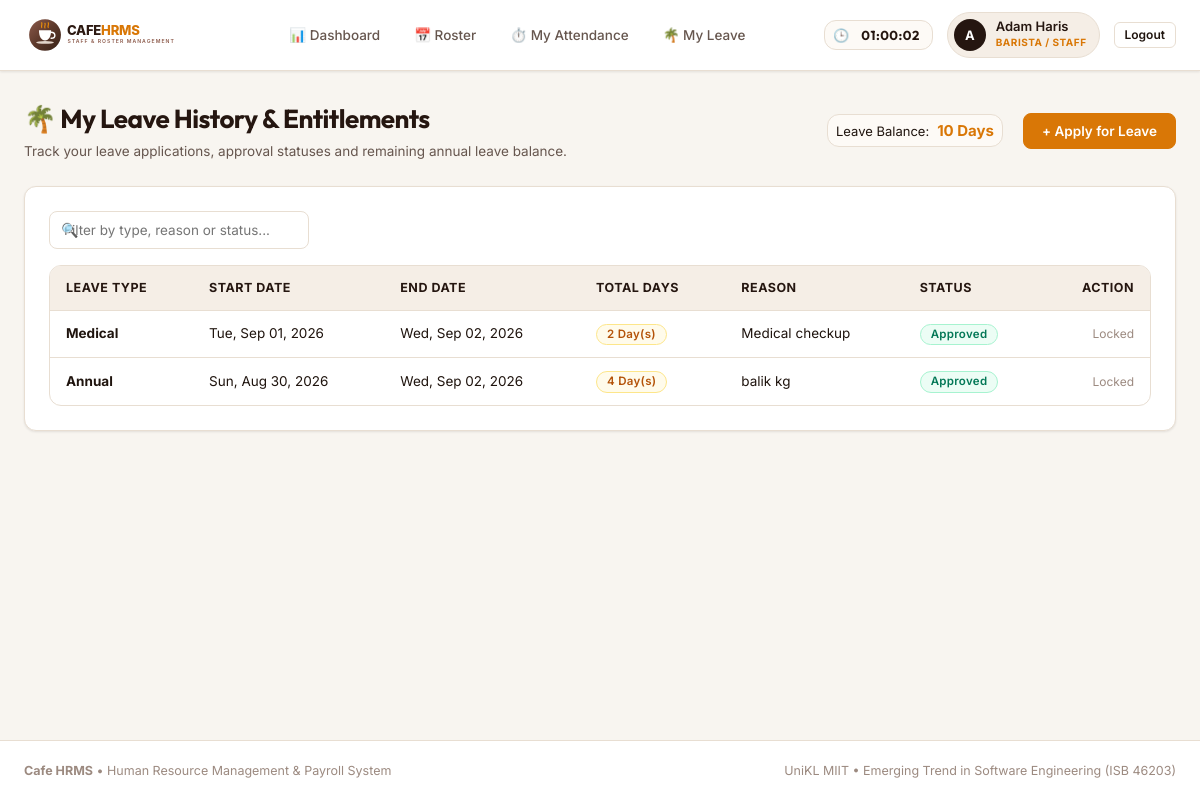
The page /leave/my/ (signed in) on the database its author committed.
### cafe/models.py (models this page shows, shortened)
class LeaveRequest(models.Model):
    LEAVE_TYPE_CHOICES = [
        ("annual", "Annual"),
        ("medical", "Medical"),
        ("emergency", "Emergency"),
    ]
    STATUS_CHOICES = [
        ("pending", "Pending"),
        ("approved", "Approved"),
        ("rejected", "Rejected"),
    ]
    employee = models.ForeignKey(User, on_delete=models.CASCADE)
    leave_type = models.CharField(max_length=20, choices=LEAVE_TYPE_CHOICES)
    start_date = models.DateField()
    end_date = models.DateField()
    reason = models.CharField(max_length=300, blank=True)
    status = models.CharField(max_length=20, choices=STATUS_CHOICES, default="pending")
    @property
    def total_days(self):
        if self.start_date and self.end_date:
            return (self.end_date - self.start_date).days + 1
        return 0

### cafe/views.py (the view)
# urls.py: path('leave/my/', views.my_leave_requests, name='my_leave_requests'),
@login_required
def my_leave_requests(request):
    requests = LeaveRequest.objects.filter(employee=request.user).order_by('-start_date')
    try:
        balance = request.user.employeeprofile.leave_balance
    except EmployeeProfile.DoesNotExist:
        balance = 14
    return render(request, "my_leave_requests.html", {"requests": requests, "leave_balance": balance})

### cafe/templates/my_leave_requests.html (shortened to what this page needs)
{% extends "base.html" %}
{% block content %}
<div class="page-header">
    <div class="page-title-group">
        <h1>🌴 My Leave History &amp; Entitlements</h1>
        <p class="page-subtitle">Track your leave applications, approval statuses and remaining annual leave balance.</p>
    </div>
    <div class="page-actions">
        <div class="quick-attendance-widget" style="margin-right: 10px;">
            <span style="font-size: 13px;">Leave Balance:</span>
            <strong style="color: var(--cafe-caramel); font-size: 15px;">{{ leave_balance }} Days</strong>
        </div>
        <a href="{% url 'leave_request_create' %}" class="btn btn-primary">+ Apply for Leave</a>
    </div>
</div>
<div class="card">
    <div class="table-filter-bar">
        <div class="search-input-wrapper">
            <span class="search-icon">🔍</span>
            <input type="text" class="search-input" data-table-search="my-leave-table" placeholder="Filter by type, reason or status...">
        </div>
    </div>
    <div class="table-responsive">
        <table class="custom-table" id="my-leave-table">
            <thead>
                <tr>
                    <th>Leave Type</th>
                    <th>Start Date</th>
                    <th>End Date</th>
                    <th>Total Days</th>
                    <th>Reason</th>
                    <th>Status</th>
                    <th style="text-align: right;">Action</th>
                </tr>
            </thead>
            <tbody>
                {% for leave in requests %}
                <tr>
                    <td><strong>{{ leave.get_leave_type_display }}</strong></td>
                    <td>{{ leave.start_date|date:"D, M d, Y" }}</td>
                    <td>{{ leave.end_date|date:"D, M d, Y" }}</td>
                    <td><span class="badge badge-warning">{{ leave.total_days }} Day(s)</span></td>
                    <td>{{ leave.reason|default:"-" }}</td>
                    <td>
                        {% if leave.status == "approved" %}
                            <span class="badge badge-approved">Approved</span>
                        {% elif leave.status == "rejected" %}
                            <span class="badge badge-rejected">Rejected</span>
                        {% else %}
                            <span class="badge badge-pending">Pending Approval</span>
                        {% endif %}
                    </td>
                    <td style="text-align: right;">
                        {% if leave.status == "pending" %}
                            <button type="button"
                                    class="btn btn-danger btn-sm"
                                    data-confirm-action="{% url 'leave_cancel' leave.pk %}"
                                    data-confirm-title="Cancel Leave Application"
                                    data-confirm-text="Are you sure you want to withdraw this pending leave request?">
                                Cancel Request
                            </button>
                        {% else %}
                            <span style="color: var(--text-muted); font-size: 12px;">Locked</span>
                        {% endif %}
                    </td>
                </tr>
                {% empty %}
                <tr class="no-filter"><td colspan="7" style="text-align: center; color: var(--text-muted); padding: 24px;">No leave requests found. Click '+ Apply for Leave' to submit an application.</td></tr>
                {% endfor %}
            </tbody>
        </table>
    </div>
</div>
{% endblock %}

### cafe/templates/base.html (shortened to what this page needs)
{% load static %}
<!DOCTYPE html>
<html lang="en">
<head>
    <link rel="stylesheet" href="{% static 'css/style.css' %}">
</head>
<body>
    <header class="site-header">
        <div class="nav-container">
            <a href="{% url 'dashboard' %}" class="brand-wrapper">
                <img src="{% static 'images/logo.svg' %}" alt="Cafe HRMS Logo" class="brand-logo">
            </a>
            {% if user.is_authenticated %}
            <ul class="nav-menu">
                <li><a href="{% url 'dashboard' %}" class="nav-link">📊 Dashboard</a></li>
                <li><a href="{% url 'roster' %}" class="nav-link">📅 Roster</a></li>
                <li><a href="{% url 'my_attendance' %}" class="nav-link">⏱️ My Attendance</a></li>
                <li><a href="{% url 'my_leave_requests' %}" class="nav-link">🌴 My Leave</a></li>
            </ul>
            <div class="nav-user-panel">
                <div class="quick-attendance-widget" title="Current Cafe Local Time">
                    <span style="font-size: 13px;">🕒</span>
                    <span id="live-clock-display" class="live-clock">--:--:--</span>
                </div>
                <div class="user-badge">
                    <div class="user-avatar">{{ user.username|slice:":1" }}</div>
                    <div class="user-info">
                        <span class="user-name">{{ user.get_full_name|default:user.username }}</span>
                        <span class="user-role-tag">
                            {% if user.is_superuser %}Admin / Owner
                            {% elif user.employeeprofile.role == 'manager' %}Store Manager
                            {% else %}Barista / Staff{% endif %}
                        </span>
                    </div>
                </div>
                <form method="post" action="{% url 'logout' %}" style="display:inline;">
                    <button type="submit" class="btn btn-secondary btn-sm" title="Sign out of system">Logout</button>
                </form>
            </div>
            {% else %}
            <div class="nav-user-panel">
                <a href="{% url 'login' %}" class="btn btn-primary btn-sm">Staff Login</a>
            </div>
            {% endif %}
        </div>
    </header>
    <main class="main-wrapper">
        {% block content %}{% endblock %}
    </main>
    <footer class="site-footer">
        <div class="footer-container">
            <div>
                <strong>Cafe HRMS</strong> &bull; Human Resource Management &amp; Payroll System
            </div>
            <div>
                UniKL MIIT &bull; Emerging Trend in Software Engineering (ISB 46203)
            </div>
        </div>
    </footer>
</body>
</html>

### rows shown on the page
LeaveRequest: leave_type "Medical", start_date "Tue, Sep 01, 2026", end_date "Wed, Sep 02, 2026", total_days "2", reason "Medical checkup", status "Approved"
LeaveRequest: leave_type "Annual", start_date "Sun, Aug 30, 2026", end_date "Wed, Sep 02, 2026", total_days "4", reason "balik kg", status "Approved"

### other values the page prints
{{ user.username|slice:":1" }} "A"
{{ user.get_full_name|default:user.username }} "Adam Haris"
{{ leave_balance }} "10"
